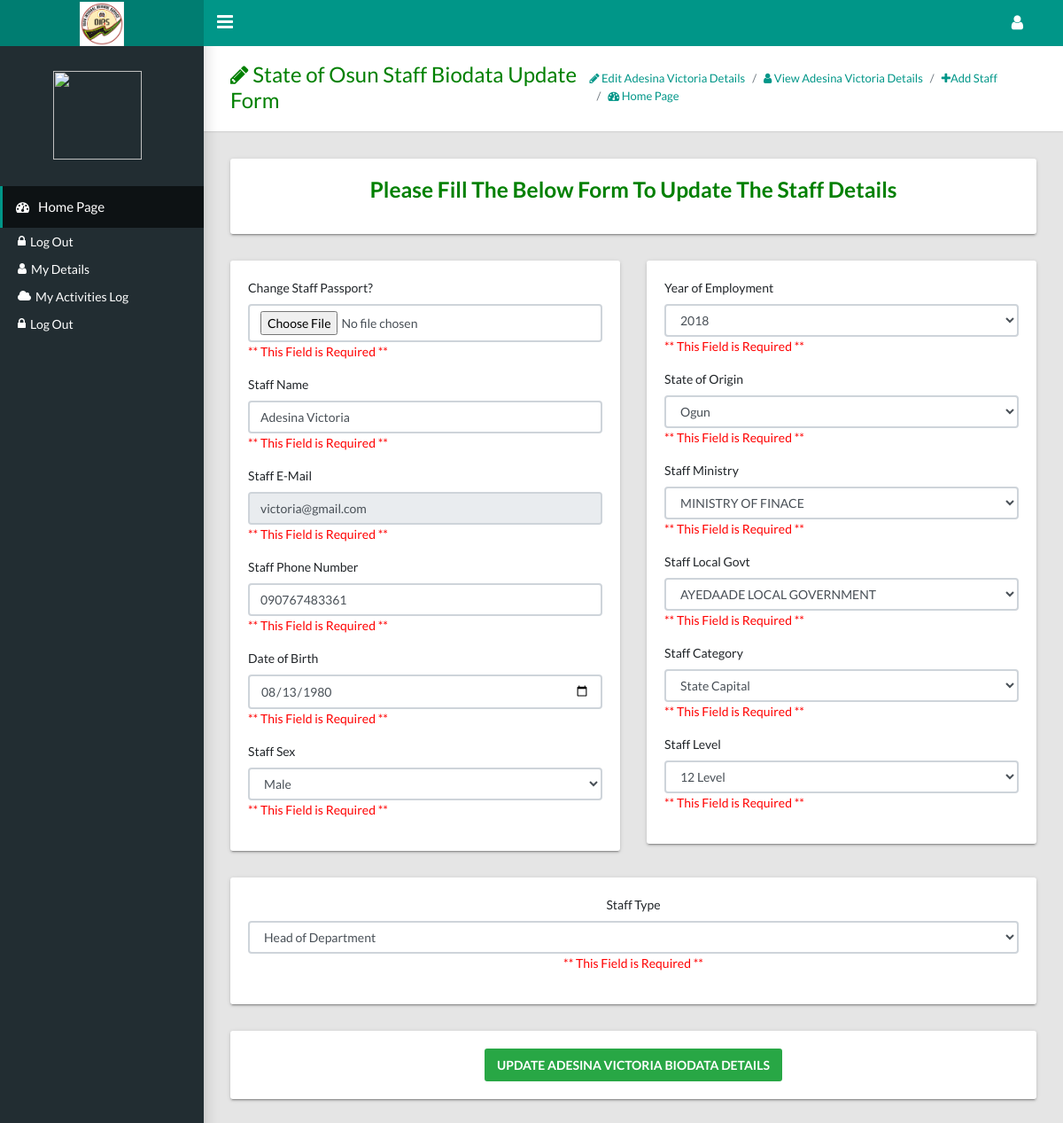
The app's page /ict-department/edit-staff-details.php?staff_number=OS/18/003 with its own data.
### tables this page shows
CREATE TABLE `staff_biodata` (
  `staff_id` int(255) NOT NULL,
  `staff_passport` text NOT NULL,
  `staff_name` varchar(255) NOT NULL,
  `staff_number` varchar(255) NOT NULL,
  `sex` varchar(6) NOT NULL,
  `birth_date` varchar(255) NOT NULL,
  `local_govt_id` int(255) NOT NULL,
  `ministry_id` int(255) NOT NULL,
  `year_of_employment` varchar(255) NOT NULL,
  `category_id` int(255) NOT NULL,
  `staff_email` varchar(255) NOT NULL,
  `staff_phone` varchar(255) NOT NULL,
  `state_origin` varchar(255) NOT NULL,
  `staff_level` varchar(255) NOT NULL,
  `type_id` int(255) NOT NULL,
  `time_added` timestamp NOT NULL DEFAULT CURRENT_TIMESTAMP ON UPDATE CURRENT_TIMESTAMP
);

CREATE TABLE `ministry` (
  `ministry_id` int(255) NOT NULL,
  `ministry_name` text NOT NULL,
  `ministry_code` varchar(255) NOT NULL,
  `ministry_logo` text NOT NULL,
  `time_added` timestamp NOT NULL DEFAULT CURRENT_TIMESTAMP ON UPDATE CURRENT_TIMESTAMP
);

CREATE TABLE `local_govt` (
  `local_govt_id` int(255) NOT NULL,
  `local_govt_name` text NOT NULL,
  `local_govt_code` varchar(255) NOT NULL,
  `time_added` timestamp NOT NULL DEFAULT CURRENT_TIMESTAMP ON UPDATE CURRENT_TIMESTAMP
);

CREATE TABLE `staff_category` (
  `category_id` int(255) NOT NULL,
  `category_name` varchar(255) NOT NULL,
  `time_added` datetime NOT NULL DEFAULT CURRENT_TIMESTAMP ON UPDATE CURRENT_TIMESTAMP
);

CREATE TABLE `staff_type` (
  `type_id` int(255) NOT NULL,
  `type_name` varchar(255) NOT NULL,
  `time_added` timestamp NOT NULL DEFAULT CURRENT_TIMESTAMP ON UPDATE CURRENT_TIMESTAMP
);

### ict-department/libs_dev/staff/staff_class.php (called while the page is built, shortened)
<?php
	class staffBiodataIGR
	{
		public $db;
		function __construct($db)
		{
			$this->db=$db;
		}
		public function gettingStaffTypeDetails($type_id){
			try{
				$geting = $this->db->prepare("SELECT * FROM staff_type WHERE type_id =:type_id");
				$arr = array(':type_id'=>$type_id);
				$geting->execute($arr);
				$see = $geting->fetch();
				return $see;
			}catch(PDOException $e){
				$_SESSION['error']= $e->getMessage();
				return false;
			}
		}
		public function gettingStaffCategoryDetails($category_id){
			try{
				$geting = $this->db->prepare("SELECT * FROM staff_category WHERE category_id =:category_id");
				$arr = array(':category_id'=>$category_id);
				$geting->execute($arr);
				$see = $geting->fetch();
				return $see;
			}catch(PDOException $e){
				$_SESSION['error']= $e->getMessage();
				return false;
			}
		}
		public function seestaff_biodataDetails($staff_number)
		{
			try {
				$gettingstaff_biodataDetails = $this->db->prepare("SELECT * FROM staff_biodata WHERE staff_number=:staff_number");
				$arrGet = array(':staff_number'=>$staff_number);
				$gettingstaff_biodataDetails->execute($arrGet);
				$see_staff_biodata = $gettingstaff_biodataDetails->fetch();
				return $see_staff_biodata;
			} catch (PDOException $e) {
				$_SESSION['error']= $e->getMessage();
			}
		}
	}
?>

### ict-department/libs_dev/local-ministry/local_ministry_class.php (called while the page is built, shortened)
<?php
	class stateMinistry
	{
		public $db;
		function __construct($db)
		{
			$this->db=$db;
		}
		public function gettingMinistryIDDetails($ministry_id)
		{
			try {
				$gettingMinistry = $this->db->prepare("SELECT * FROM ministry WHERE ministry_id=:ministry_id");
				$getMin = array(':ministry_id'=>$ministry_id);
				$gettingMinistry->execute($getMin);
				$gold = $gettingMinistry->fetch();
				return $gold;
			} catch (PDOException $e) {
				$_SESSION['error'] = $e->getMessage();
			}
		}
	}
	class localMinistry extends stateMinistry{
		public function gettingLocalGocyIDDetails($local_govt_id)
		{
			try {
				$gettingMinistry = $this->db->prepare("SELECT * FROM local_govt WHERE local_govt_id=:local_govt_id");
				$getMin = array(':local_govt_id'=>$local_govt_id);
				$gettingMinistry->execute($getMin);
				$gold = $gettingMinistry->fetch();
				return $gold;
			} catch (PDOException $e) {
				$_SESSION['error'] = $e->getMessage();
			}
		}
	}
?>

### ict-department/edit-staff-details.php (the view, shortened to what this page needs)
<?php
	require '../header.php';
    require 'libs_dev/staff/staff_class.php';
    $staffBiodata = new staffBiodataIGR($db);
	require '../side-bar.php';
    require 'libs_dev/local-ministry/local_ministry_class.php';
    $minstryDetails = new stateMinistry($db);
    $localDetails = new localMinistry($db);
    $staff_number = $_GET['staff_number'];
    $staffDetails = $staffBiodata->seestaff_biodataDetails($staff_number);
    $staff_name = $staffDetails['staff_name'];
?>
<main class="app-content">
    <div class="app-title">
        <div>
	         <div>
                <h1 style="color: green"><i class="fa fa-pencil"></i> State of Osun Staff Biodata Update Form</h1>
            </div>
        </div>
        <ul class="app-breadcrumb breadcrumb">
            <li class="breadcrumb-item active"><a href="edit-staff-details.php?staff_number=<?php echo $staff_number ?>"><i class="fa fa-pencil"></i> Edit <?php echo $staff_name ?> Details </a></li>
            <li class="breadcrumb-item active"><a href="staff-details.php?staff_number=<?php echo $staff_number ?>"><i class="fa fa-user"></i> View <?php echo $staff_name ?> Details </a></li>
            <li class="breadcrumb-item active"><a href="add-staff-biodata.php"><i class="fa fa-plus"></i>Add Staff </a></li>
            <li class="breadcrumb-item"><a href="./"><i class="fa fa-dashboard"></i> Home Page</a></li>
        </ul>
    </div>
    <div class="row">
        <div class="col-md-12">
        </div>
        <div class="col-md-12">
            <div class="tile">
                <div class="row">
                    <div class="col-lg-12">
                        <h3><p align="center" style="color: green">Please Fill The Below Form To Update The Staff Details </p></h3>
                    </div>
                </div>
            </div>
            <form action="update-staff-details.php" method="post" enctype="multipart/form-data">
                <div class="row">
                    <div class="col-md-6">
                        <div class="tile">
                            <div class="form-group">
                                <label for="exampleInputEmail1">Change Staff Passport?</label>
                                <input class="form-control" id="" type="file" name="image" placeholder="Password">
                                <span style="color: red">** This Field is Required **</span>
                            </div>
                            <div class="form-group">
                                <label for="exampleInputEmail1">Staff Name</label>
                                <input class="form-control"  type="text" name="staff_name" value="<?php echo $staff_name ?>" placeholder="Enter The Staff Name" required="">
                                <span style="color: red">** This Field is Required **</span>
                            </div>
                            <div class="form-group">
                                <label for="exampleInputEmail1">Staff E-Mail</label>
                                <input class="form-control"  type="email" value="<?php echo $staffDetails['staff_email'] ?>"  placeholder="Enter The Staff E-Mail" readonly>
                                <span style="color: red">** This Field is Required **</span>
                            </div>
                            <div class="form-group">
                                <label for="exampleInputEmail1">Staff Phone Number</label>
                                <input class="form-control"  type="number" name="staff_phone" value="<?php echo $staffDetails['staff_phone'] ?>"  placeholder="Enter The Staff Phone Number" required="">
                                <span style="color: red">** This Field is Required **</span>
                            </div>
                            <div class="form-group">
                                <label for="exampleInputEmail1">Date of Birth</label>
                                <input class="form-control" type="date" name="birth_date" value="<?php echo $staffDetails['birth_date'] ?>" placeholder="" required="">
                                <span style="color: red">** This Field is Required **</span>
                            </div>
                            <div class="form-group">
                                <label for="exampleInputEmail1">Staff Sex</label>
                                <select class="form-control"  name="sex" required>
                                    <option value="<?php echo $staffDetails['sex'] ?>"><?php echo $staffDetails['sex'] ?></option>
                                </select>
                                <span style="color: red">** This Field is Required **</span>
                            </div>
                        </div>
                    </div>
                    <div class="col-md-6">
                        <div class="tile">
                            <div class="tile-body">
                                <div class="form-group">
                                    <label for="exampleInputEmail1">Year of Employment</label><?php
                                        print '<select class ="form-control" required name ="year_employ">';?>
                                        <option value="<?php echo $staffDetails['year_of_employment'] ?>"><?php echo $staffDetails['year_of_employment'] ?></option>
                                        <option value=""></option><?php
                                        print '</select>';?>
                                    <span style="color: red">** This Field is Required **</span>
                                </div>
                                <div class="form-group">
                                    <label for="exampleInputEmail1">State of Origin</label>
                                    <select class="form-control"  name="state_origin" required>
                                        <option value="<?php echo $staffDetails['state_origin'] ?>"><?php echo $staffDetails['state_origin'] ?></option>
                                    </select>
                                    <span style="color: red">** This Field is Required **</span>
                                </div>
                                <div class="form-group">
                                    <label for="exampleInputEmail1">Staff Ministry</label>
                                    <select class="form-control"  name="ministry_id" required><?php
                                        $ministry_id = $staffDetails['ministry_id'];
                                        $sola= $minstryDetails->gettingMinistryIDDetails($ministry_id);
                                             ?>
                                        <option value="<?php echo $ministry_id ?>"><?php echo $sola['ministry_name']; ?></option>
                                    </select>
                                    <span style="color: red">** This Field is Required **</span>
                                </div>
                                <div class="form-group">
                                    <label for="exampleInputEmail1">Staff Local Govt</label>
                                    <select class="form-control"  name="local_govt_id" required>
                                        <?php
                                        $local_govt_id= $staffDetails['local_govt_id'];
                                        $depo = $localDetails->gettingLocalGocyIDDetails($local_govt_id);
                                        ?>
                                        <option value="<?php echo $local_govt_id ?>"><?php echo $depo['local_govt_name']; ?></option>
                                    </select>
                                    <span style="color: red">** This Field is Required **</span>
                                </div>
                                <div class="form-group">
                                    <label for="exampleInputEmail1">Staff Category</label>
                                    <select class="form-control"  name="category_id" required><?php
                                        $category_id = $staffDetails['category_id'];
                                        $gope = $staffBiodata->gettingStaffCategoryDetails($category_id); ?>
                                        <option value="<?php echo $category_id ?>"><?php echo $gope['category_name']; ?></option>
                                    </select>
                                    <span style="color: red">** This Field is Required **</span>
                                </div>
                                <div class="form-group">
                                    <label for="exampleInputEmail1">Staff Level</label>
                                   <select class="form-control"  name="staff_level" required>
                                        <option value="<?php echo $staffDetails['staff_level'] ?>"><?php echo $staffDetails['staff_level'] ?></option>
                                    </select>
                                    <span style="color: red">** This Field is Required **</span>
                                </div>
                            </div>
                        </div>
                    </div>
                    <div class="col-lg-12">
                        <div class="tile">
                            <div class="row">
                                <div class="col-lg-12" align="center">
                                    <div class="form-group">
                                        <label for="exampleInputEmail1">Staff Type</label>
                                        <select class="form-control"  name="type_id" required>
                                            <?php
                                            $type_id = $staffDetails['type_id'];
                                            $klove=$staffBiodata->gettingStaffTypeDetails($type_id); ?>
                                            <option value="<?php echo $type_id ?>"><?php echo $klove['type_name']; ?></option>
                                        </select>
                                        <span style="color: red">** This Field is Required **</span>
                                    </div>
                                </div>
                            </div>
                        </div>
                    </div>
                    <div class="col-lg-12">
                        <div class="tile">
                            <div class="row">
                                <div class="col-lg-12" align="center">
                                    <button class="btn btn-success" name="update_staff">UPDATE <?php echo strtoupper($staff_name) ?> BIODATA DETAILS</button>
                                </div>
                            </div>
                        </div>
                    </div>
                </div>
            </form>
         </div>
    </div>
</main>
<?php
	require '../footer.php';
?>

### records on screen
staff_biodata: staff_name "Adesina Victoria", staff_email "victoria@gmail.com", staff_phone "090767483361", birth_date "08/13/1980", sex "Male", year_employ "2018", state_origin "Ogun", staff_level "12 Level", staff_name "ADESINA VICTORIA"
ministry: ministry_id "MINISTRY OF FINACE"
local_govt: local_govt_id "AYEDAADE LOCAL GOVERNMENT"
staff_category: category_id "State Capital"
staff_type: type_id "Head of Department"
